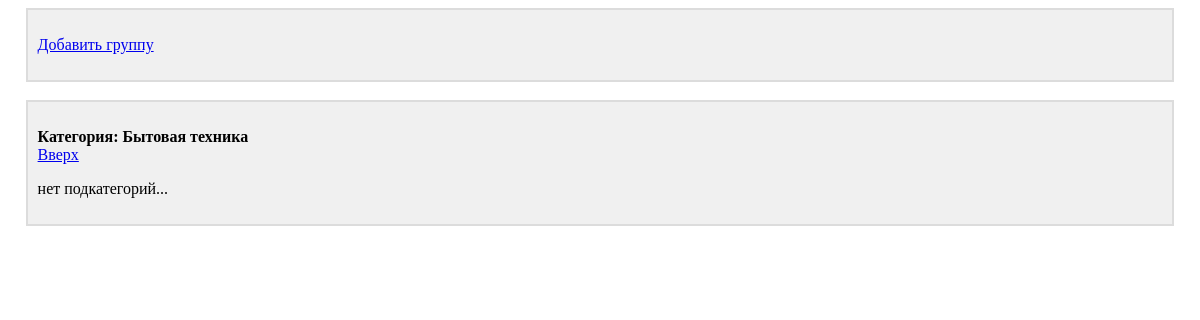
Before: /groups_list/?group_id=3 with the older database file.
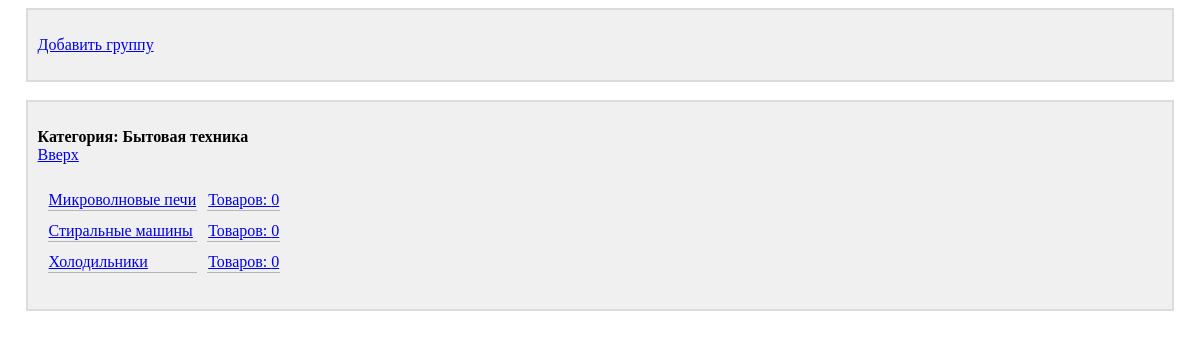
After: the same page with the newer database file.
### main/models.py (models this page shows)
class Group(models.Model):
    title = models.CharField(max_length=50, unique=True, verbose_name='Группа')
    parent_group = models.ForeignKey('self', on_delete=models.CASCADE, verbose_name='Корневая группа', null=True,
                                     blank=True)
    def get_product_count(self):
        product_count = Product.objects.filter(group=self).count()
        sub_groups = Group.objects.filter(parent_group=self)
        for sub_group in sub_groups:
            product_count += sub_group.get_product_count()
        return product_count
    def is_root_group(self):
        return self.parent_group is None
    def __str__(self):
        return self.title
    class Meta:
        verbose_name = 'Группа'
        verbose_name_plural = 'Группы'
        ordering = ['title']

### main/views.py (the view)
# urls.py: path('groups_list/', groups_list, name='groups_list'),
def groups_list(request):
    if 'group_id' not in request.GET:
        current_group = Group.objects.get(parent_group=None)
    else:
        try:
            current_group = Group.objects.get(pk=request.GET['group_id'])
        except (Group.DoesNotExist, Group.MultipleObjectsReturned):
            return HttpResponseBadRequest()
    sub_groups = Group.objects.filter(parent_group=current_group)
    root_group = current_group.parent_group
    context = {'current_group': current_group, 'sub_groups': sub_groups, 'root_group': root_group}
    return render(request, 'main/groups_list.html', context)

### main/templates/main/groups_list.html
{% extends 'layout/basic.html' %}
{% block header %}
    <div class="block">
        <p>
            <a href="{% url 'create_group' %}?root_group_id={{ current_group.id }}">Добавить группу</a>
        </p>
    </div>
    <br>
{% endblock %}
{% block content %}
    <div class="block">
        <p>
            {% if current_group.is_root_group %}
                <b>Каталог товаров:</b>
            {% else %}
                <b>Категория: {{ current_group }}</b>
            {% endif %}
            <br>
            {% if root_group is not None %}
                <a href="{% url 'groups_list' %}?group_id={{ root_group.pk }}">
                    Вверх
                </a>
            {% endif %}
        </p>
        <p>
            {% if sub_groups|length != 0 %}
                <table class="table_view">
                    {% for sub_group in sub_groups %}
                        <tr>
                            <td class="cell_border">
                                <a href="{% url 'groups_list' %}?group_id={{ sub_group.pk }}">
                                    {{ sub_group }}
                                </a>
                            </td>
                            <td class="cell_border">
                                <a href="{% url 'products_list' %}?group_id={{ sub_group.pk }}">
                                    Товаров: {{ sub_group.get_product_count }}
                                </a>
                            </td>
                        </tr>
                    {% endfor %}
                </table>
            {% else %}
                нет подкатегорий...
            {% endif %}
        </p>
    </div>
{% endblock %}

Changed rows visible on the page:
added Group: title "Микроволновые печи", get_product_count "0"
added Group: title "Стиральные машины", get_product_count "0"
added Group: title "Холодильники", get_product_count "0"
Other visible differences:
text no longer shown: "нет подкатегорий..."
